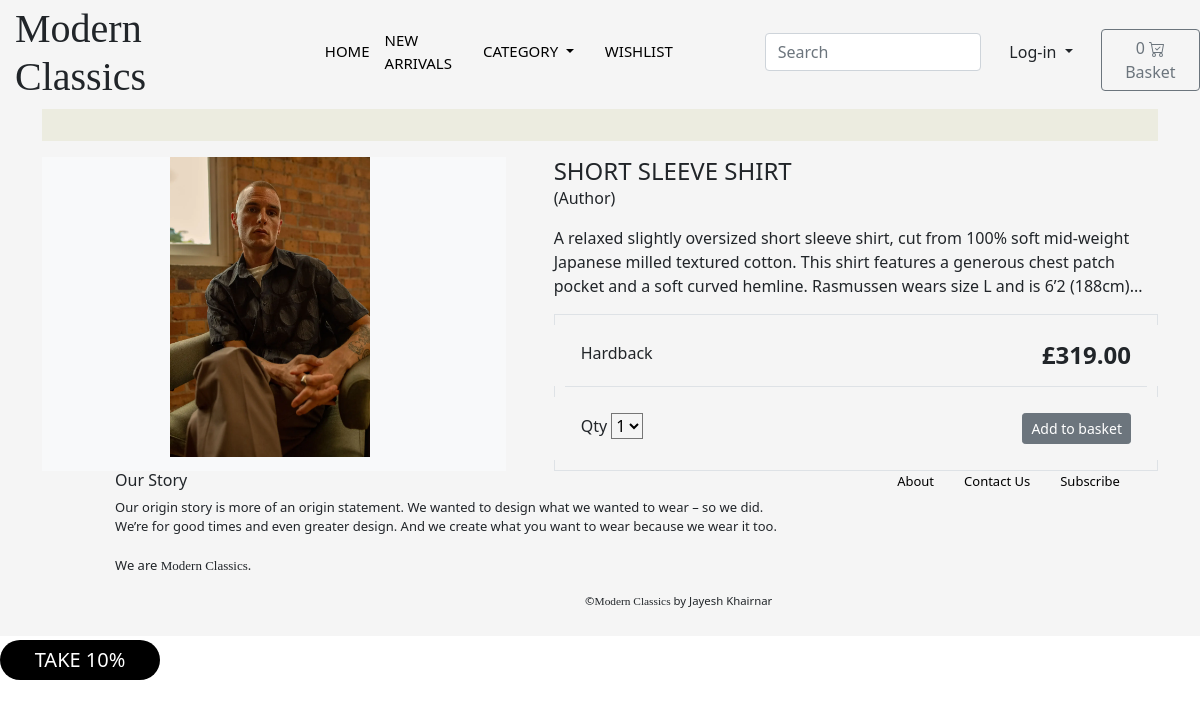
The page /short-sleeve-shirt-2/ on the database its author committed.
### store/models.py (models this page shows, shortened)
class Product(models.Model):
    category = models.ForeignKey(Category, related_name='product', on_delete=models.CASCADE)
    created_by = models.ForeignKey(User , on_delete=models.CASCADE , related_name='product_creator')
    title = models.CharField(max_length=255)
    slug = models.SlugField(max_length=255)
    brand = models.CharField(max_length=100)
    price = models.DecimalField(max_digits=5, decimal_places=2)
    in_stock = models.BooleanField(default=True)
    is_active = models.BooleanField(default=True)
    is_wishlisted = models.BooleanField(default=False)
    description = models.CharField(
        max_length=1000, default='', blank=True, null=True)
    image = models.ImageField(upload_to='uploads/products/',default='uploads/products/default.jpg')
    image2 = models.ImageField(upload_to='uploads/products/',default='uploads/products/default.jpg')
    created = models.DateTimeField(auto_now_add=True)
    updated = models.DateTimeField(auto_now=True)
    objects = models.Manager()
    products = ProductManager()
    wishlisted = WishlistManager()
    class Meta:
        verbose_name_plural = 'Products'
        ordering=('created',)

### store/views.py (the view)
# urls.py: path('<slug:slug>/', views.product_detail, name='product_detail'),
def product_detail(request, slug):
    product= get_object_or_404(Product, slug=slug, in_stock=True)
    return render(request,'store/products/single.html',{'product':product})

### basket/basket.py (called while the page is built)
    def __len__(self):
        return sum(item['qty'] for item in self.basket.values())

### basket/context_processors.py (called while the page is built)
def basket(request):
    return {'basket': Basket(request)}

### store/context_processors.py (called while the page is built)
def categories(request):
    return{
        'categories': Category.objects.all()
    }

### store/models.py (called while the page is built)
    def get_absolute_url(self):
        return reverse("store:category_list", args=[self.slug])

### templates/store/products/single.html (shortened to what this page needs)
{% extends "../base.html" %}
{% load static %}
{% block content %}
<div class="container">
    <main class="pt-5">
        <div class="row g-3">
            <div class="col-md-5 col-lg-5 order-md-first bg-light">
                <img class="img-fluid mx-auto d-block" width="200px" alt="Responsive image" src="{{ product.image.url }}">
            </div>
            <div class="col-md-7 col-lg-7 ps-md-3 ps-lg-5">
                <h1 class="mb-0 h4">{{ product.title }}</h1>
                <p> (Author)</p>
                <p>{{ product.description|slice:":355" }}...</p>
                <div class="border">
                    <div class="col border-bottom">
                        <div class="row p-3">
                            <div class="col-6">Hardback</div>
                            <div class="col-6 text-end"><span class="h4 fw-bold">£{{ product.price }}</span></div>
                        </div>
                    </div>
                    <div class="col">
                        <div class="row p-3">
                            <div class="col-6">
                                <label for="select">Qty</label>
                                <select id="select">
                                    <option value="1">1</option>
                                </select>
                            </div>
                        <div class="col-6 text-end">
                            <button type="button" id="add-button" value="{{product.id}}" class="btn btn-secondary btn-sm">Add to basket</button>
                        </div>
                    </div>
                </div>
            </div>
        </div>
    </main>
</div>
{% endblock %}

### store/static/base.css (style rules this page uses)
* { margin-top: 0px; background-color: whitesmoke; }

### store/static/home.css (style rules this page uses)
main { margin: 0; padding: 0; overflow-x: hidden; background-color: rgb(236, 236, 224); }

### store/static/category.css (style rules this page uses)
.col { margin: 10px; }

### rows shown on the page
Product: image (picture), title "SHORT SLEEVE SHIRT", description "A relaxed slightly oversized short sleeve shirt, cut from 100% soft mid-weight Japanese milled textured cotton. This shirt features a generous chest patch pocket and a soft curved hemline. Rasmussen wears size L and is 6’2 (188cm)", price "319.00"
